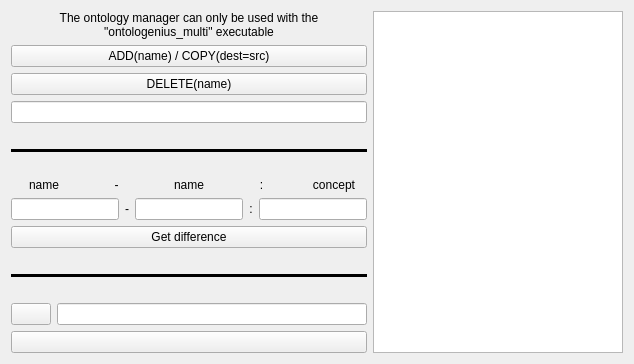
      <widget class="QWidget" name="ManagerTab">
       <attribute name="title">
        <string>Manager</string>
       </attribute>
       <layout class="QHBoxLayout" name="horizontalLayout_25">
        <item>
         <layout class="QVBoxLayout" name="ManagerLayout">

          <item >
           <widget class="QLabel" name="label_6">
            <property name="sizePolicy">
             <sizepolicy hsizetype="Preferred" vsizetype="Minimum">
              <horstretch>0</horstretch>
              <verstretch>0</verstretch>
             </sizepolicy>
            </property>
            <property name="text">
             <string>The ontology manager can only be used with the "ontologenius_multi" executable</string>
            </property>
            <property name="wordWrap">
             <bool>true</bool>
            </property>
            <property name="alignment">
             <set>Qt::AlignCenter</set>
            </property>
           </widget>
          </item>

          <item>
            <layout class="QHBoxLayout" name="horizontalLayout">
             <item>
              <widget class="QPushButtonExtended" name="AddPushButton">
               <property name="text">
                <string>ADD(name) / COPY(dest=src)</string>
               </property>
              </widget>
             </item>
            </layout>
          </item>

          <item>
            <layout class="QHBoxLayout" name="horizontalLayout_1">
             <item>
              <widget class="QPushButtonExtended" name="DelPushButton">
               <property name="text">
                <string>DELETE(name)</string>
               </property>
              </widget>
             </item>
            </layout>
          </item>

          <item>
           <widget class="QLineEdit" name="OntologyNameAddDel">
            </widget>
          </item>

          <item >
           <widget class="QLabel" name="label_7">
           </widget>
          </item>

           <item>
            <widget class="Line" name="line1">
             <property name="frameShadow">
              <enum>QFrame::Plain</enum>
             </property>
             <property name="lineWidth">
              <number>100</number>
             </property>
             <property name="orientation">
              <enum>Qt::Horizontal</enum>
             </property>
            </widget>
           </item>

           <item >
            <widget class="QLabel" name="label_8">
            </widget>
           </item>

           <item>
             <layout class="QHBoxLayout" name="horizontalLayout_26">

               <item >
                <widget class="QLabel" name="label_10">
                 <property name="sizePolicy">
                  <sizepolicy hsizetype="Preferred" vsizetype="Preferred">
                   <horstretch>0</horstretch>
                   <verstretch>0</verstretch>
                  </sizepolicy>
                 </property>
                 <property name="text">
                  <string>name</string>
                 </property>
                 <property name="alignment">
                  <set>Qt::AlignCenter</set>
                 </property>
                </widget>
               </item>

               <item >
                <widget class="QLabel" name="label_11">
                 <property name="sizePolicy">
                  <sizepolicy hsizetype="Preferred" vsizetype="Preferred">
                   <horstretch>0</horstretch>
                   <verstretch>0</verstretch>
                  </sizepolicy>
                 </property>
                 <property name="text">
                  <string>-</string>
                 </property>
                 <property name="alignment">
                  <set>Qt::AlignCenter</set>
                 </property>
                </widget>
               </item>

               <item >
                <widget class="QLabel" name="label_12">
                 <property name="sizePolicy">
                  <sizepolicy hsizetype="Preferred" vsizetype="Preferred">
                   <horstretch>0</horstretch>
                   <verstretch>0</verstretch>
                  </sizepolicy>
                 </property>
                 <property name="text">
                  <string>name</string>
                 </property>
                 <property name="alignment">
                  <set>Qt::AlignCenter</set>
                 </property>
                </widget>
               </item>

               <item >
                <widget class="QLabel" name="label_13">
                 <property name="sizePolicy">
                  <sizepolicy hsizetype="Preferred" vsizetype="Preferred">
                   <horstretch>0</horstretch>
                   <verstretch>0</verstretch>
                  </sizepolicy>
                 </property>
                 <property name="text">
                  <string>:</string>
                 </property>
                 <property name="alignment">
                  <set>Qt::AlignCenter</set>
                 </property>
                </widget>
               </item>

               <item >
                <widget class="QLabel" name="label_14">
                 <property name="sizePolicy">
                  <sizepolicy hsizetype="Preferred" vsizetype="Preferred">
                   <horstretch>0</horstretch>
                   <verstretch>0</verstretch>
                  </sizepolicy>
                 </property>
                 <property name="text">
                  <string>concept</string>
                 </property>
                 <property name="alignment">
                  <set>Qt::AlignCenter</set>
                 </property>
                </widget>
               </item>

             </layout>
           </item>

           <item>
             <layout class="QHBoxLayout" name="horizontalLayout_27">
               <item>
                <widget class="QLineEdit" name="OntologyDiffName1">
                 </widget>
               </item>

               <item >
                <widget class="QLabel" name="label_15">
                 <property name="sizePolicy">
                  <sizepolicy hsizetype="Preferred" vsizetype="Preferred">
                   <horstretch>0</horstretch>
                   <verstretch>0</verstretch>
                  </sizepolicy>
                 </property>
                 <property name="text">
                  <string>-</string>
                 </property>
                 <property name="alignment">
                  <set>Qt::AlignCenter</set>
                 </property>
                </widget>
               </item>

               <item>
                <widget class="QLineEdit" name="OntologyDiffName2">
                 </widget>
               </item>

               <item >
                <widget class="QLabel" name="label_16">
                 <property name="sizePolicy">
                  <sizepolicy hsizetype="Preferred" vsizetype="Preferred">
                   <horstretch>0</horstretch>
                   <verstretch>0</verstretch>
                  </sizepolicy>
                 </property>
                 <property name="text">
                  <string>:</string>
                 </property>
                 <property name="alignment">
                  <set>Qt::AlignCenter</set>
                 </property>
                </widget>
               </item>

               <item>
                <widget class="QLineEdit" name="OntologyDiffConcept">
                 </widget>
               </item>
             </layout>
           </item>

           <item>
             <layout class="QHBoxLayout" name="horizontalLayout_28">
              <item>
               <widget class="QPushButtonExtended" name="DiffPushButton">
                <property name="text">
                 <string>Get difference</string>
                </property>
               </widget>
              </item>
             </layout>
           </item>

           <item >
            <widget class="QLabel" name="label_9">
            </widget>
           </item>

           <item>
            <widget class="Line" name="line2">
             <property name="frameShadow">
              <enum>QFrame::Plain</enum>
             </property>
             <property name="lineWidth">
              <number>100</number>
             </property>
             <property name="orientation">
              <enum>Qt::Horizontal</enum>
             </property>
            </widget>
           </item>

           <item >
            <widget class="QLabel" name="label_20">
            </widget>
           </item>

           <item>
             <layout class="QHBoxLayout" name="horizontalLayout_29">

               <item>
                 <widget class="QPushButtonExtended" name="SaveButton">
                   <property name="geometry">
                    <rect>
                     <width>20</width>
                     <height>20</height>
                    </rect>
                   </property>
                   <property name="icon">
                    <iconset>
                     <activeon>:/darkstyle/icon_save.png</activeon>
                    </iconset>
                   </property>
                  </widget>
               </item>

               <item>
                <widget class="QLineEdit" name="OntologSavePath">
                 </widget>
               </item>

             </layout>
           </item>

          <item>
            <widget class="QPushButtonExtended" name="RefreshButton">
              <property name="geometry">
               <rect>
                <width>20</width>
                <height>20</height>
               </rect>
              </property>
              <property name="icon">
               <iconset>
                <activeon>:/darkstyle/icon_refresh.png</activeon>
               </iconset>
              </property>
             </widget>
          </item>

         </layout>
        </item>
        <item>
         <widget class="QTextEdit" name="OntologiesList">
          <property name="maximumSize">
           <size>
            <width>250</width>
            <height>16777215</height>
           </size>
          </property>
          <property name="readOnly">
           <bool>true</bool>
          </property>
          <property name="cursorWidth">
           <number>1</number>
          </property>
         </widget>
        </item>
       </layout>
      </widget>
